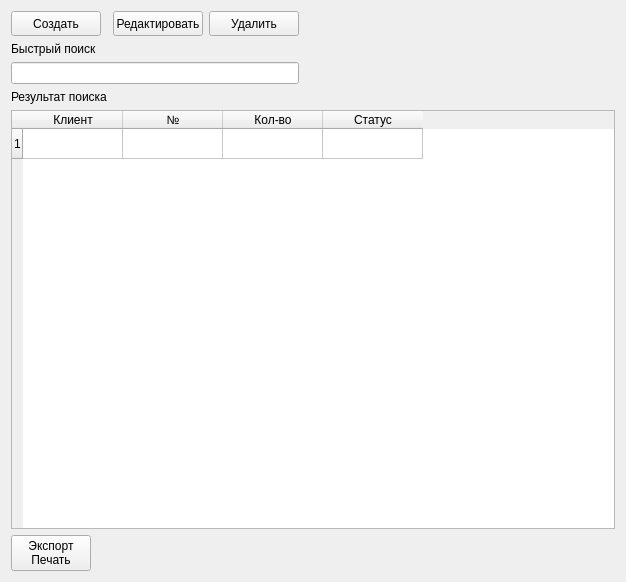
<?xml version="1.0" encoding="UTF-8"?>
<ui version="4.0">
 <class>ZayTab</class>
 <widget class="QWidget" name="ZayTab">
  <property name="geometry">
   <rect>
    <x>0</x>
    <y>0</y>
    <width>626</width>
    <height>582</height>
   </rect>
  </property>
  <property name="sizePolicy">
   <sizepolicy hsizetype="Expanding" vsizetype="Expanding">
    <horstretch>0</horstretch>
    <verstretch>0</verstretch>
   </sizepolicy>
  </property>
  <property name="windowTitle">
   <string>Form</string>
  </property>
  <layout class="QGridLayout" name="gridLayout">
   <item row="0" column="0">
    <widget class="QPushButton" name="pushButton">
     <property name="sizePolicy">
      <sizepolicy hsizetype="Fixed" vsizetype="Fixed">
       <horstretch>0</horstretch>
       <verstretch>0</verstretch>
      </sizepolicy>
     </property>
     <property name="minimumSize">
      <size>
       <width>90</width>
       <height>25</height>
      </size>
     </property>
     <property name="maximumSize">
      <size>
       <width>90</width>
       <height>25</height>
      </size>
     </property>
     <property name="text">
      <string>Создать</string>
     </property>
    </widget>
   </item>
   <item row="0" column="1">
    <widget class="QPushButton" name="pushButton_2">
     <property name="sizePolicy">
      <sizepolicy hsizetype="Fixed" vsizetype="Fixed">
       <horstretch>0</horstretch>
       <verstretch>0</verstretch>
      </sizepolicy>
     </property>
     <property name="minimumSize">
      <size>
       <width>90</width>
       <height>25</height>
      </size>
     </property>
     <property name="maximumSize">
      <size>
       <width>90</width>
       <height>25</height>
      </size>
     </property>
     <property name="text">
      <string>Редактировать</string>
     </property>
    </widget>
   </item>
   <item row="0" column="2">
    <widget class="QPushButton" name="pushButton_3">
     <property name="sizePolicy">
      <sizepolicy hsizetype="Fixed" vsizetype="Fixed">
       <horstretch>0</horstretch>
       <verstretch>0</verstretch>
      </sizepolicy>
     </property>
     <property name="minimumSize">
      <size>
       <width>90</width>
       <height>25</height>
      </size>
     </property>
     <property name="maximumSize">
      <size>
       <width>90</width>
       <height>25</height>
      </size>
     </property>
     <property name="text">
      <string>Удалить</string>
     </property>
    </widget>
   </item>
   <item row="1" column="0">
    <widget class="QLabel" name="label">
     <property name="text">
      <string>Быстрый поиск</string>
     </property>
    </widget>
   </item>
   <item row="2" column="0" colspan="3">
    <widget class="QLineEdit" name="lineEdit"/>
   </item>
   <item row="3" column="0">
    <widget class="QLabel" name="label_2">
     <property name="text">
      <string>Результат поиска</string>
     </property>
    </widget>
   </item>
   <item row="4" column="0" colspan="4">
    <widget class="QTableWidget" name="tableWidget">
     <row>
      <property name="text">
       <string>1</string>
      </property>
     </row>
     <column>
      <property name="text">
       <string>Клиент</string>
      </property>
     </column>
     <column>
      <property name="text">
       <string>№</string>
      </property>
     </column>
     <column>
      <property name="text">
       <string>Кол-во</string>
      </property>
     </column>
     <column>
      <property name="text">
       <string>Статус</string>
      </property>
     </column>
    </widget>
   </item>
   <item row="5" column="0">
    <widget class="QPushButton" name="pushButton_4">
     <property name="sizePolicy">
      <sizepolicy hsizetype="Fixed" vsizetype="Fixed">
       <horstretch>0</horstretch>
       <verstretch>0</verstretch>
      </sizepolicy>
     </property>
     <property name="text">
      <string>Экспорт
Печать</string>
     </property>
    </widget>
   </item>
   <item row="0" column="3">
    <spacer name="horizontalSpacer">
     <property name="orientation">
      <enum>Qt::Horizontal</enum>
     </property>
     <property name="sizeHint" stdset="0">
      <size>
       <width>40</width>
       <height>20</height>
      </size>
     </property>
    </spacer>
   </item>
  </layout>
 </widget>
 <resources/>
 <connections/>
</ui>
